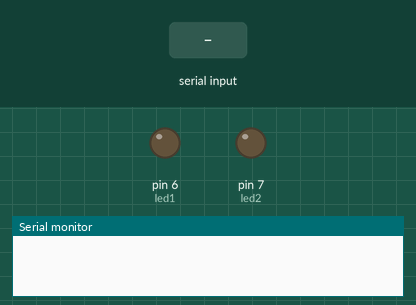
The sketch below on a simulated Arduino Uno, built with avr-gcc and run on an emulated ATmega328P. Parts: output pins drawn as LEDs (lit = HIGH), the last lines printed to the serial monitor. The inputs (shaded band) are chosen by the test bench.

Above: at 1.2 s.
1.3 s: "1" received over Serial
At 2.0 s:
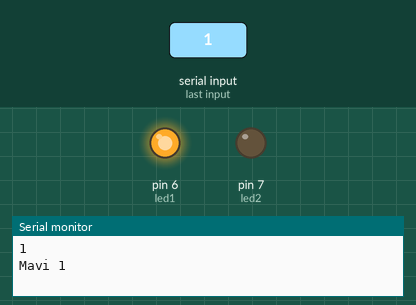
2.8 s: "2" received over Serial
At 3.2 s:
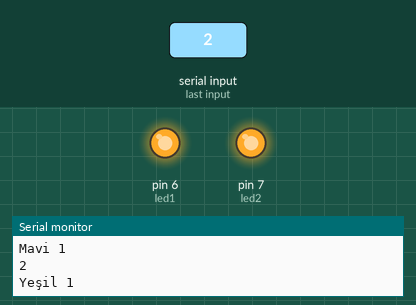
4.3 s: "0" received over Serial
At 5.5 s:
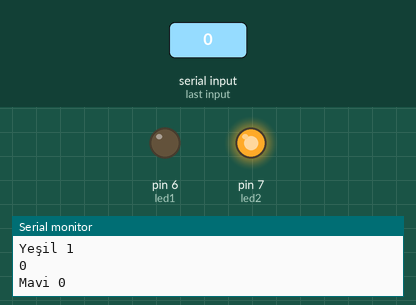
5.8 s: "3" received over Serial
At 6.7 s:
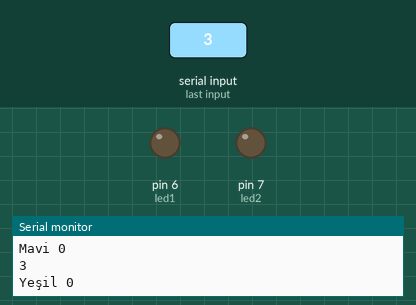
Timing chart, 0 to 8.3 s (numbered marks = the images above; inputs shaded):
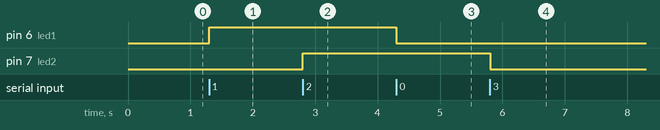

The sketch:

39-bluetooth2.ino
```cpp
char data = 0;
int led1 = 6;
int led2 = 7;

void setup( )
{
// seri port ayarı
Serial.begin(9600);

// led pin ayarları
pinMode(led1, OUTPUT);
pinMode(led2, OUTPUT);
digitalWrite(led1, LOW);
digitalWrite(led2, LOW);
}

void loop()
{
// seri porttan komut bekleniyor
  if(Serial.available() > 0)
  {
    data = Serial.read();
    Serial.println(data);

    if(data == '1'){   // eğer komut 1 ise 1. röleyi çek
    digitalWrite(led1, HIGH);
    Serial.println("Mavi 1");}

    else if(data == '0'){  // eğer komut 0 ise 1. röleyi bırak
    digitalWrite(led1, LOW);
    Serial.println("Mavi 0");}

    if(data == '2'){  // eğer komut 2 ise 2. röleyi çek
    digitalWrite(led2, HIGH);
    Serial.println("Yeşil 1");}

    else if(data == '3'){  // eğer komut 3 ise 2. röleyi bırak
    digitalWrite(led2, LOW);
    Serial.println("Yeşil 0");}
  }
}
```

Measured:
- after the input at 1.3 s, pin 6 (led1): LOW → HIGH at once
- after the input at 2.8 s, pin 7 (led2): LOW → HIGH at once
- after the input at 4.3 s, pin 6 (led1): HIGH → LOW at once
- after the input at 5.8 s, pin 7 (led2): HIGH → LOW at once
